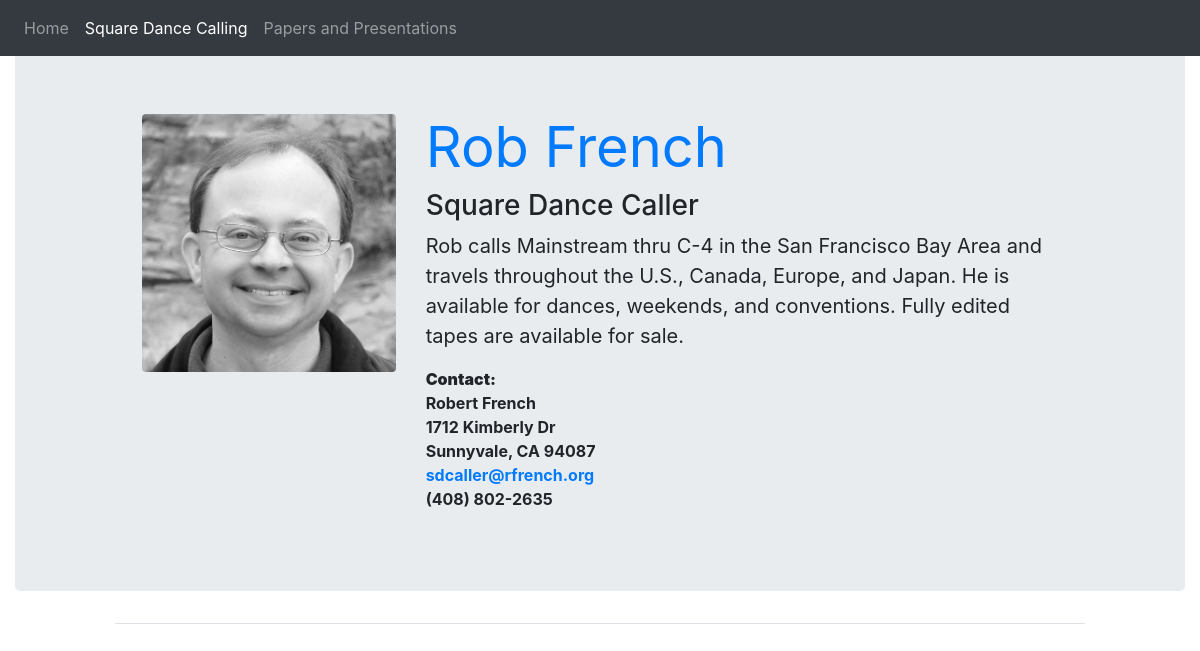
The app's page /calling, older data.
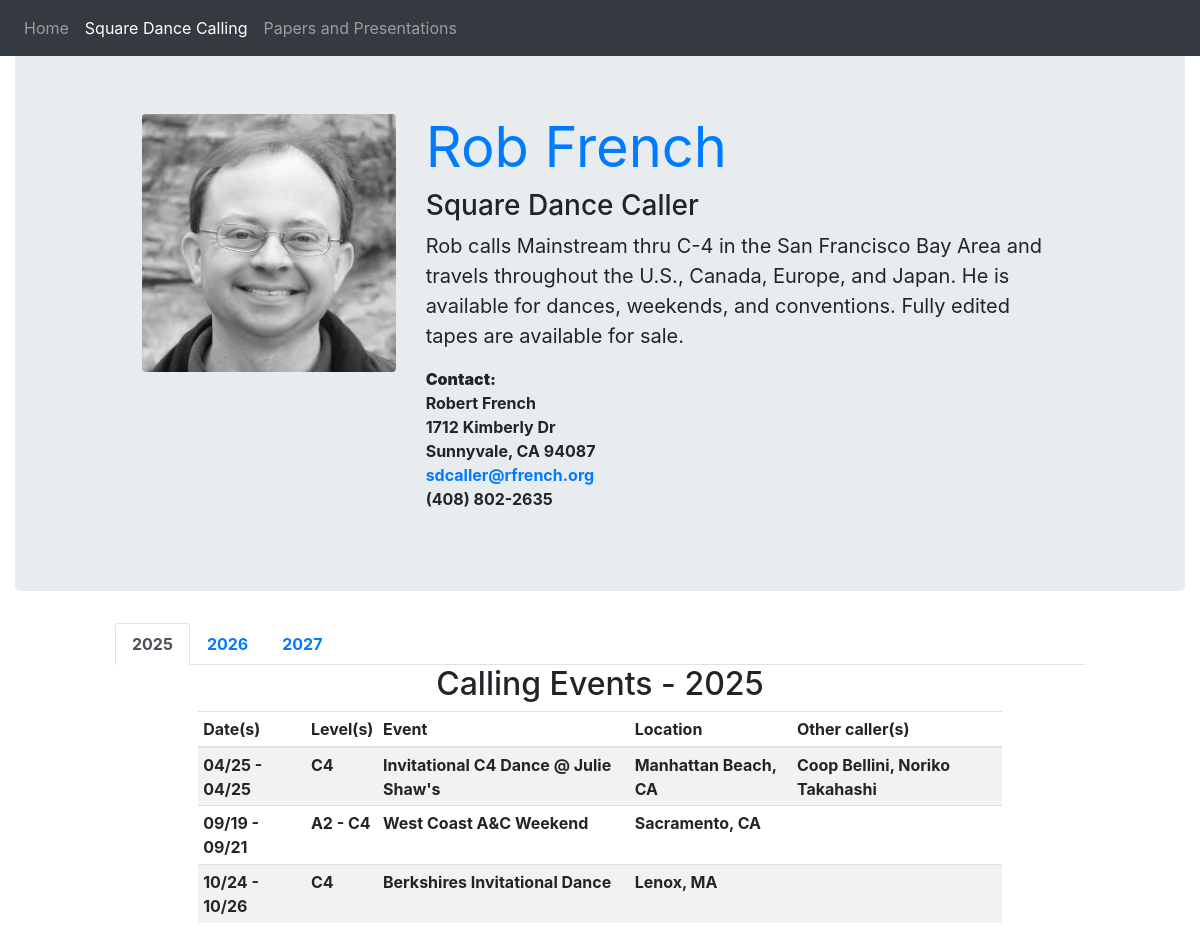
The same page, newer data.
### calling/models.py (models this page shows, shortened)
class Gig(models.Model):
    start_date = models.DateField()
    end_date = models.DateField(blank=True, null=True)
    low_level = models.CharField(max_length=3)
    high_level = models.CharField(max_length=3, blank=True)
    event = models.ForeignKey('Event', on_delete=models.PROTECT)
    callers = models.CharField(max_length=120, blank=True)
    class Meta:
        ordering = ['start_date']
    def pretty_level(self):
        if self.high_level == '':
            return self.low_level
        return self.low_level + ' - ' + self.high_level
    def pretty_date(self):
        start = self.start_date.strftime('%m/%d')
        if self.end_date is None:
            return start
        end = self.end_date.strftime('%m/%d')
        return start + ' - ' + end
    def year(self):
        return self.start_date.year
    def title(self):
        return self.event.title
    def link(self):
        return self.event.link
    def location(self):
        return self.event.location

class Event(models.Model):
    title = models.CharField(max_length=120)
    location = models.CharField(max_length=120)
    link = models.CharField(max_length=256, blank=True)
    class Meta:
        ordering = ['title']

### calling/views.py (the view)
# urls.py: path('calling', calling.views.calling),
def calling(request):
    gigs = Gig.objects.order_by('start_date')
    now = datetime.datetime.now()
    current_year = now.year
    current_date = now.strftime('%y-%m-%d')
    years = []
    for gig in gigs:
        if (gig.start_date.year >= current_year and
            gig.start_date.year not in years):
            years.append(gig.start_date.year)
    years.sort()
    return render(request, 'calling/calling.html',
                  {'gigs': gigs,
                   'years': years,
                   'current_date': current_date,
                   'current_year': current_year})

### calling/templates/calling/calling.html (shortened to what the changed rows need)
<!doctype html>
<html lang="en">
  <head>
    <link rel="stylesheet" href="https://maxcdn.bootstrapcdn.com/bootstrap/4.0.0-beta.3/css/bootstrap.min.css">
  </head>
  <body style="min-height:270ex;padding-top:50px;">
    {% load static %}
    <div class="container-fluid">
      <div class="jumbotron">
        <div class="row">
          <div class="col-7">
            <div class="row">
              <div class="col-12">
                <h1 class="display-4"><a href="/"><strong>Rob French</strong></a></h1>
              </div>
            </div>
          </div>
        </div>
      </div>
      <div class="row">
        <div class="col-10">
          <ul class="nav nav-tabs" id="myTab" role="tablist">
            {% for year in years %}
              <li class="nav-item">
                <a class="nav-link {% if year == current_year %}active{% endif %}" id="Y{{year}}-tab" data-toggle="tab" href="#Y{{year}}" role="tab" aria-controls="home" aria-selected="true"><strong>{{year}}</strong></a>
              </li>
            {% endfor %}
          </ul>
          <div class="tab-content">
            {% for year in years %}
            <div class="tab-pane fade {% if year == current_year %}show active{% endif %}" id="Y{{year}}" role="tabpanel" aria-labelledby="{{year}}-tab">
              <h2 class="text-center">Calling Events - {{year}}</h2>
              <div class="row">
                <div class="col-1"></div>
                <div class="col-10">
                  <table class="table table-striped table-sm">
                    <thead>
                      <th scope="col">Date(s)</th>
                      <th scope="col">Level(s)</th>
                      <th scope="col">Event</th>
                      <th scope="col">Location</th>
                      <th scope="col">Other caller(s)</th>
                    </thead>
                    <tbody>
                      {% for gig in gigs.all %}
                        {% if gig.year == year %}
                          <tr>
                            <td><strong>{{gig.pretty_date}}</strong></td>
                            <td><strong>{{gig.pretty_level}}</strong></td>
                            {% if gig.link != '' %}
                              <td><a target="_blank" href="{{gig.link}}"><strong>{{gig.title}}</strong></a></td>
                            {% else %}
                              <td><strong>{{gig.title}}</strong></td>
                            {% endif %}
                            <td><strong>{{gig.location}}</strong></td>
                            <td><strong>{{gig.callers}}</strong></td>
                          </tr>
                        {% endif %}
                      {% endfor %}
                    </tbody>
                  </table>
                </div>
                <div class="col"></div>
              </div>
            </div>
            {% endfor %}
          </div>
        </div>
      </div>
    </div>
  </body>
</html>

Row changes from the older to the newer data that the page shows:
added Gig: pretty_date "04/25 - 04/25", pretty_level "C4", title "Invitational C4 Dance @ Julie Shaw's", location "Manhattan Beach, CA", callers "Coop Bellini, Noriko Takahashi"
added Gig: pretty_date "09/19 - 09/21", pretty_level "A2 - C4", title "West Coast A&C Weekend", location "Sacramento, CA"
added Gig: pretty_date "10/24 - 10/26", pretty_level "C4", title "Berkshires Invitational Dance", location "Lenox, MA"
Text that changed along with them:
new list line: "2025"
new list line: "2026"
new list line: "2027"
new list line: "Calling Events - 2025 Date(s) Level(s) Event Location Other caller(s)"
